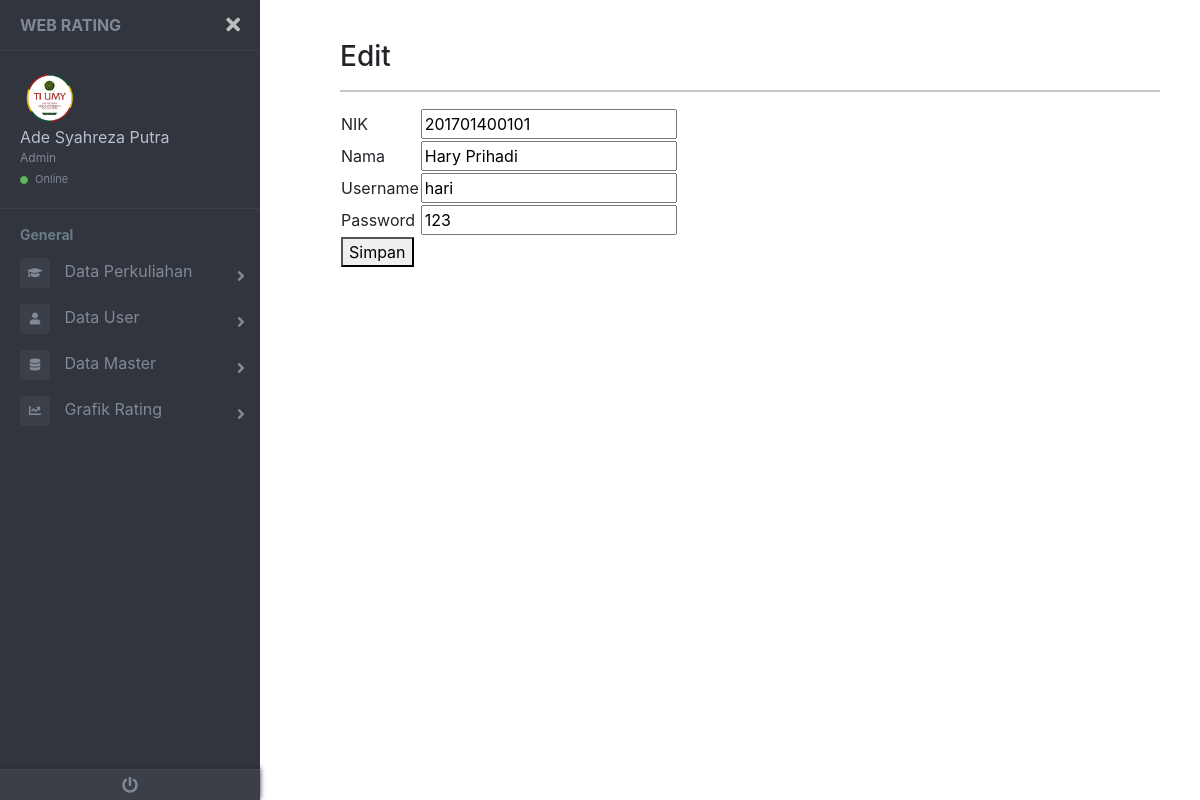
Page /admin/user/aksi_edit_admin.php?id=88 (signed in) on the committed database.
### tables this page shows
CREATE TABLE `user` (
  `id` int(11) NOT NULL,
  `nik_nim` varchar(50) NOT NULL,
  `username` varchar(200) NOT NULL,
  `nama` varchar(200) NOT NULL,
  `password` varchar(100) NOT NULL,
  `level` varchar(200) NOT NULL
);

### admin/user/aksi_edit_admin.php (the view, shortened to what this page needs)
<!DOCTYPE html>
<html lang="en">
<head>
    <link rel="stylesheet" href="../../asset/css/bootstrap.css">
    <link rel="stylesheet" href="../../asset/css/sidebar.css">
    <link href="//maxcdn.bootstrapcdn.com/bootstrap/4.0.0/css/bootstrap.min.css" rel="stylesheet" id="bootstrap-css">
    <link href="https://use.fontawesome.com/releases/v5.0.6/css/all.css" rel="stylesheet">
    <link href="https://maxcdn.bootstrapcdn.com/bootstrap/4.0.0/css/bootstrap.min.css" rel="stylesheet">
</head>
<body>
    <div class="page-wrapper chiller-theme toggled">
        <nav id="sidebar" class="sidebar-wrapper">
            <div class="sidebar-content">
                <div class="sidebar-brand">
                    <a href="../index.php">Web Rating</a>
                    <div id="close-sidebar">
                        <i class="fas fa-times"></i>
                    </div>
                </div>
                <div class="sidebar-header">
                    <div class="user-pic">
                        <img class="img-responsive img-rounded" src="../../asset/images/logo1.png" alt="User Picture">
                    </div>
                    <div class="user-info">
                        <span class="user-name">
                            <?php
                            include "../../get_profile.php";
                            ?>
                        </span>
                        <span class="user-role">Admin</span>
                        <span class="user-status">
                            <i class="fa fa-circle"></i>
                            <span>Online</span>
                        </span>
                    </div>
                </div>
                <div class="sidebar-menu">
                    <ul>
                        <li class="header-menu">
                            <span>General</span>
                        </li>
                        <li class="sidebar-dropdown">
                            <a href="#">
                                <i class="fa fa-graduation-cap"></i>
                                <span>Data Perkuliahan</span>
                            </a>
                        </li>
                        <li class=sidebar-dropdown>
                            <a href="#">
                                <i class="fa fa-user"></i>
                                <span>Data User</span>
                            </a>
                        </li>
                        <li class="sidebar-dropdown">
                                <a href="#">
                                    <i class="fas fa-database"></i>
                                    <span>Data Master</span>
                                </a>
                            </li>
                        <li class="sidebar-dropdown">
                            <a href="#">
                                <i class="fa fa-chart-line"></i>
                                <span>Grafik Rating</span>
                            </a>
                        </li>
                    </ul>
                </div>
            </div>
            <div class="sidebar-footer">
                <a href="../../aut/logout.php">
                    <i class="fa fa-power-off"></i>
                </a>
            </div>
        </nav>
    <main class="page-content">
        <div class="container-fluid">
        <h3>Edit</h3>
        <hr>
        <?php
        include "../../koneksi.php";
        $id = $_GET['id'];
        $query_mysql = mysqli_query($koneksi, "SELECT * FROM user WHERE id='$id'")or die(mysqli_error());
        while($data = mysqli_fetch_array($query_mysql)){
        ?>
            <form action="update_admin.php" method="post">
                <table>
                    <tr>
                        <td>NIK</td>
                        <td>
                            <input type="text" name="nik_nim" value="<?php echo $data['nik_nim'] ?>">
                        </td>
                    </tr>
                    <tr>
                        <td>Nama</td>
                        <td>
                            <input type="text" name="nama" value="<?php echo $data['nama'] ?>">
                        </td>
                    </tr>
                    <tr>
                        <td>Username</td>
                        <td>
                            <input type="text" name="username" value="<?php echo $data['username'] ?>">
                        </td>
                    </tr>
                    <tr>
                        <td>Password</td>
                        <td>
                            <input type="text" name="password" value="<?php echo $data['password'] ?>">
                        </td>
                    </tr>
                    <tr>
                        <td><button onclick='jacascript:alert("data anda berhasil di update")' href='#'>Simpan</button></td>
                    </tr>
                </table>
            </form>
        <?php } ?>
        </div>
    </main>
    </div>
</body>
</html>

### get_profile.php
<?php
include "koneksi.php";
$username = $_SESSION['username'];
$query = "SELECT nama FROM user WHERE username = '".$username."'";
$result = mysqli_query($koneksi, $query);
if(mysqli_num_rows($result)>0)
{
    $row = mysqli_fetch_array($result);
    $nama = $row["nama"];
    echo $nama;
}
else
{
    echo "No record found";
}
?>

### rows in the picture
user: nama "Ade Syahreza Putra"
user: nik_nim "201701400101", nama "Hary Prihadi", username "hari", password "123"
